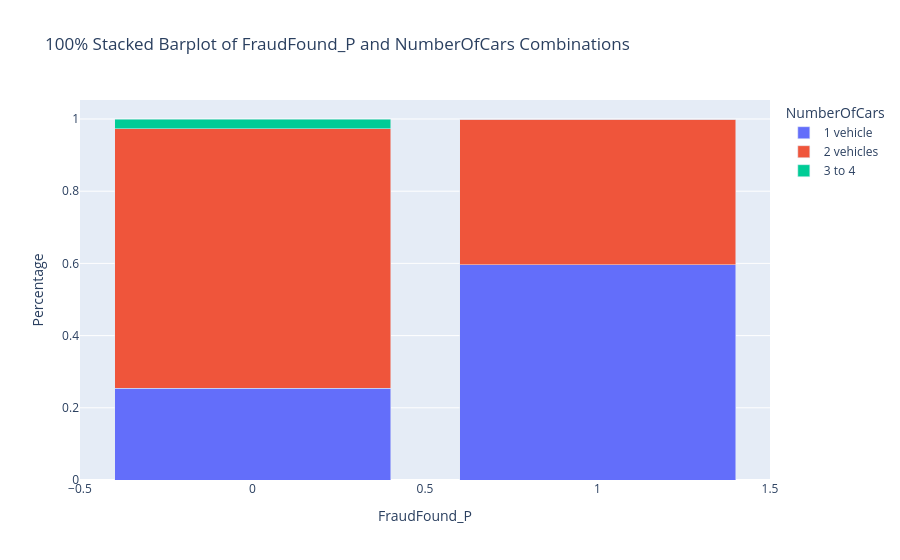

Notebook code cell kept with this figure:
### Code cell
plot_two_categorical(all_change,'FraudFound_P', 'NumberOfCars', 'stacked_barplot')
# 주소를 이전한 대상 중, 보험사기인 사고의 경우 여러대가 아닌 한 대를 갖고 있는 피보험사들의 비율이 더 높다

### Figure 1 — Plotly figure (JSON) as saved in the notebook; plotly's stock layout.template omitted (floating-point values rounded to 4 significant figures)
{"data": [{"hovertemplate": "NumberOfCars=1 vehicle<br>FraudFound_P=%{x}<br>Percentage=%{y}<extra></extra>", "legendgroup": "1 vehicle", "marker": {"color": "#636efa", "pattern": {"shape": ""}}, "name": "1 vehicle", "orientation": "v", "showlegend": true, "textposition": "auto", "type": "bar", "x": [0, 1], "xaxis": "x", "y": [0.2539, 0.5957], "yaxis": "y"}, {"hovertemplate": "NumberOfCars=2 vehicles<br>FraudFound_P=%{x}<br>Percentage=%{y}<extra></extra>", "legendgroup": "2 vehicles", "marker": {"color": "#EF553B", "pattern": {"shape": ""}}, "name": "2 vehicles", "orientation": "v", "showlegend": true, "textposition": "auto", "type": "bar", "x": [0, 1], "xaxis": "x", "y": [0.7188, 0.4043], "yaxis": "y"}, {"hovertemplate": "NumberOfCars=3 to 4<br>FraudFound_P=%{x}<br>Percentage=%{y}<extra></extra>", "legendgroup": "3 to 4", "marker": {"color": "#00cc96", "pattern": {"shape": ""}}, "name": "3 to 4", "orientation": "v", "showlegend": true, "textposition": "auto", "type": "bar", "x": [0, 1], "xaxis": "x", "y": [0.02734, 0.0], "yaxis": "y"}], "layout": {"barmode": "stack", "legend": {"title": {"text": "NumberOfCars"}, "tracegroupgap": 0}, "title": {"text": "100% Stacked Barplot of FraudFound_P and NumberOfCars Combinations"}, "xaxis": {"anchor": "y", "domain": [0, 1], "title": {"text": "FraudFound_P"}}, "yaxis": {"anchor": "x", "domain": [0, 1], "title": {"text": "Percentage"}}}}
